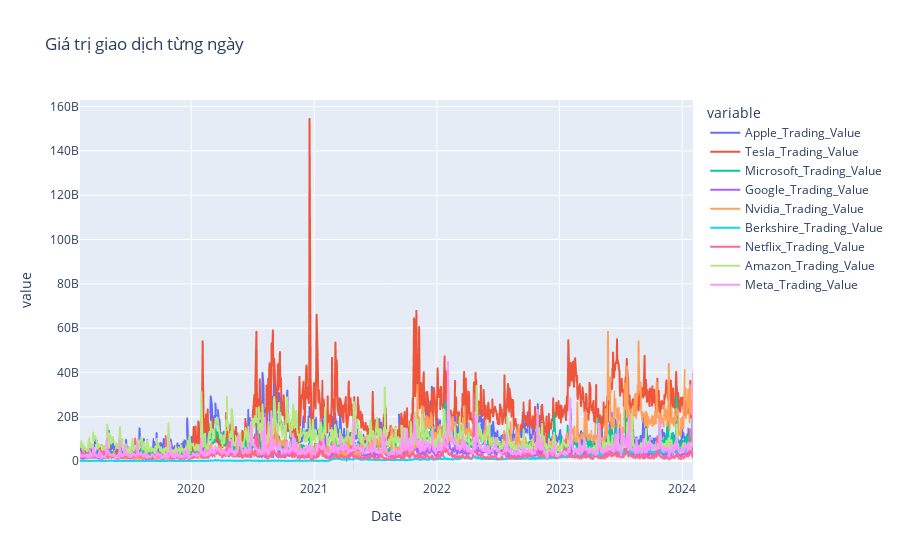

The notebook cell saved with this chart:
### Code cell
fig = px.line(df_trading_value[trading_value],title="Giá trị giao dịch từng ngày ")
fig.show()

### Figure 1 — Plotly figure (JSON) as saved in the notebook; plotly's stock layout.template omitted (floating-point values rounded to 4 significant figures; data arrays with more than 128 entries replaced by an {"elided": "..."} marker saying what was removed)
{"data": [{"hovertemplate": "variable=Apple_Trading_Value<br>Date=%{x}<br>value=%{y}<extra></extra>", "legendgroup": "Apple_Trading_Value", "line": {"color": "#636efa", "dash": "solid"}, "marker": {"symbol": "circle"}, "mode": "lines", "name": "Apple_Trading_Value", "showlegend": true, "type": "scattergl", "x": {"elided": "1243 str values"}, "xaxis": "x", "y": {"elided": "1243 float values"}, "yaxis": "y"}, {"hovertemplate": "variable=Tesla_Trading_Value<br>Date=%{x}<br>value=%{y}<extra></extra>", "legendgroup": "Tesla_Trading_Value", "line": {"color": "#EF553B", "dash": "solid"}, "marker": {"symbol": "circle"}, "mode": "lines", "name": "Tesla_Trading_Value", "showlegend": true, "type": "scattergl", "x": {"elided": "1243 str values"}, "xaxis": "x", "y": {"elided": "1243 float values"}, "yaxis": "y"}, {"hovertemplate": "variable=Microsoft_Trading_Value<br>Date=%{x}<br>value=%{y}<extra></extra>", "legendgroup": "Microsoft_Trading_Value", "line": {"color": "#00cc96", "dash": "solid"}, "marker": {"symbol": "circle"}, "mode": "lines", "name": "Microsoft_Trading_Value", "showlegend": true, "type": "scattergl", "x": {"elided": "1243 str values"}, "xaxis": "x", "y": {"elided": "1243 float values"}, "yaxis": "y"}, {"hovertemplate": "variable=Google_Trading_Value<br>Date=%{x}<br>value=%{y}<extra></extra>", "legendgroup": "Google_Trading_Value", "line": {"color": "#ab63fa", "dash": "solid"}, "marker": {"symbol": "circle"}, "mode": "lines", "name": "Google_Trading_Value", "showlegend": true, "type": "scattergl", "x": {"elided": "1243 str values"}, "xaxis": "x", "y": {"elided": "1243 float values"}, "yaxis": "y"}, {"hovertemplate": "variable=Nvidia_Trading_Value<br>Date=%{x}<br>value=%{y}<extra></extra>", "legendgroup": "Nvidia_Trading_Value", "line": {"color": "#FFA15A", "dash": "solid"}, "marker": {"symbol": "circle"}, "mode": "lines", "name": "Nvidia_Trading_Value", "showlegend": true, "type": "scattergl", "x": {"elided": "1243 str values"}, "xaxis": "x", "y": {"elided": "1243 float values"}, "yaxis": "y"}, {"hovertemplate": "variable=Berkshire_Trading_Value<br>Date=%{x}<br>value=%{y}<extra></extra>", "legendgroup": "Berkshire_Trading_Value", "line": {"color": "#19d3f3", "dash": "solid"}, "marker": {"symbol": "circle"}, "mode": "lines", "name": "Berkshire_Trading_Value", "showlegend": true, "type": "scattergl", "x": {"elided": "1243 str values"}, "xaxis": "x", "y": {"elided": "1243 float values"}, "yaxis": "y"}, {"hovertemplate": "variable=Netflix_Trading_Value<br>Date=%{x}<br>value=%{y}<extra></extra>", "legendgroup": "Netflix_Trading_Value", "line": {"color": "#FF6692", "dash": "solid"}, "marker": {"symbol": "circle"}, "mode": "lines", "name": "Netflix_Trading_Value", "showlegend": true, "type": "scattergl", "x": {"elided": "1243 str values"}, "xaxis": "x", "y": {"elided": "1243 float values"}, "yaxis": "y"}, {"hovertemplate": "variable=Amazon_Trading_Value<br>Date=%{x}<br>value=%{y}<extra></extra>", "legendgroup": "Amazon_Trading_Value", "line": {"color": "#B6E880", "dash": "solid"}, "marker": {"symbol": "circle"}, "mode": "lines", "name": "Amazon_Trading_Value", "showlegend": true, "type": "scattergl", "x": {"elided": "1243 str values"}, "xaxis": "x", "y": {"elided": "1243 float values"}, "yaxis": "y"}, {"hovertemplate": "variable=Meta_Trading_Value<br>Date=%{x}<br>value=%{y}<extra></extra>", "legendgroup": "Meta_Trading_Value", "line": {"color": "#FF97FF", "dash": "solid"}, "marker": {"symbol": "circle"}, "mode": "lines", "name": "Meta_Trading_Value", "showlegend": true, "type": "scattergl", "x": {"elided": "1243 str values"}, "xaxis": "x", "y": {"elided": "1243 float values"}, "yaxis": "y"}], "layout": {"legend": {"title": {"text": "variable"}, "tracegroupgap": 0}, "title": {"text": "Giá trị giao dịch từng ngày "}, "xaxis": {"anchor": "y", "domain": [0, 1], "title": {"text": "Date"}}, "yaxis": {"anchor": "x", "domain": [0, 1], "title": {"text": "value"}}}}
